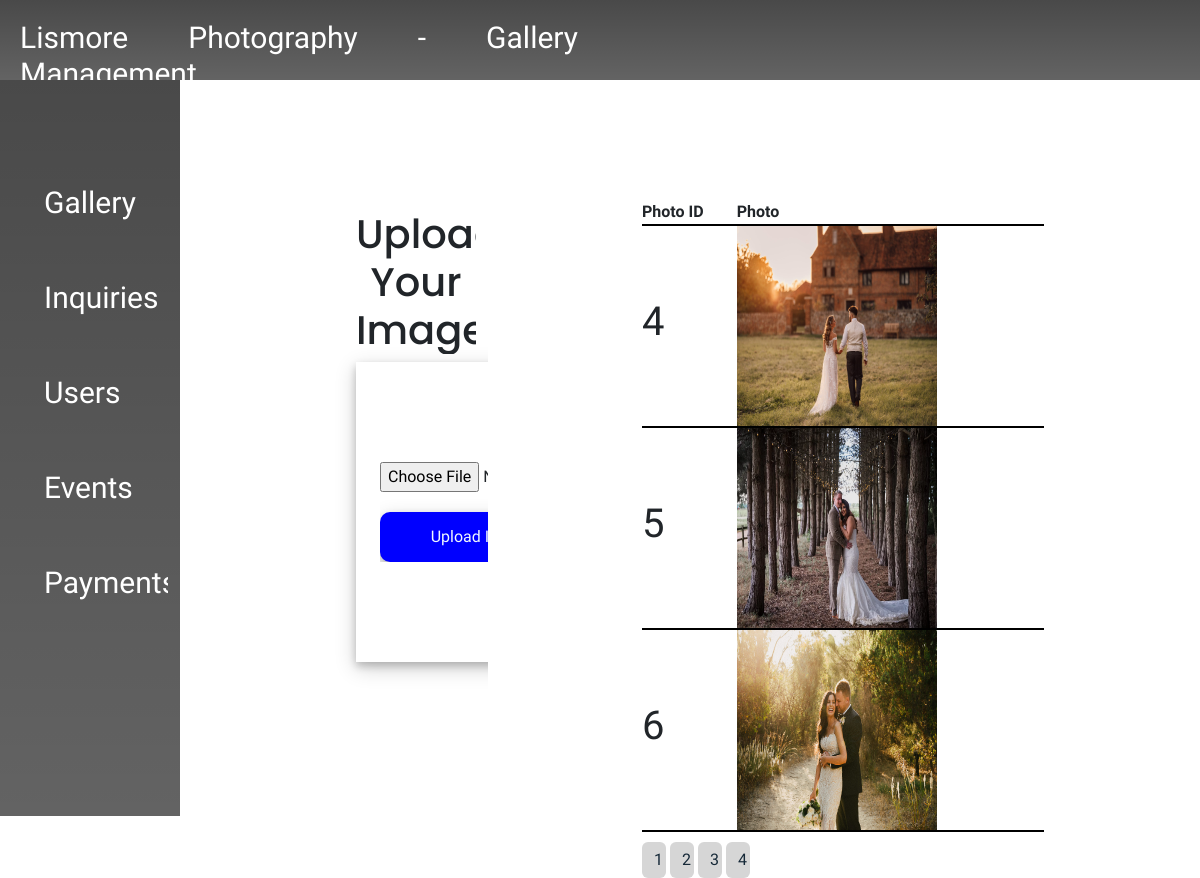
The page /admin_gallery.php?page=2 on the database its author committed.
### tables this page shows
CREATE TABLE `gallery_photos` (
  `photo_id` int NOT NULL,
  `photo_url` varchar(500) DEFAULT NULL
);

### admin_gallery.php (the view, shortened to what this page needs)
<?php
$admin_name = $_SESSION['admin_name'];
require('class.php');
$db = new database_connection();
$conn = $db->get_con();
if (isset($_GET["page"])) {
    $page = $_GET["page"];
} else {
    $page = 1;
}
$first_image = ($page - 1) * 3;
?>
<!DOCTYPE html>
<html lang="en">
<head>
    <link rel="stylesheet" href="./pages/css/gallery_management.css">
</head>
<body>
    <header>
        <div class="container-fluid header-line">
            <div class="row">
                <div class="col-sm-6 left-column">
                    <h1>Lismore Photography - Gallery Management</h1>
                </div>
                <div class="col-sm-6 right-columns justify-content-end text-end">
                    <h1><?php echo $admin_name ?></h1>
                </div>
            </div>
        </div>
    </header>
    <main>
        <div class="container-fluid main-content">
            <div class="row">
                <div class="col-sm-3 side-bar">
                    <ul class="side-bar-content">
                        <li class="side-bar-item"><a href="admin_gallery.php" class="side-bar-link">Gallery</a></li>
                        <li class="side-bar-item"><a href="admin_inquiry.php" class="side-bar-link">Inquiries</a></li>
                        <li class="side-bar-item"><a href="" class="side-bar-link">Users</a></li>
                        <li class="side-bar-item"><a href="" class="side-bar-link">Events</a></li>
                        <li class="side-bar-item"><a href="" class="side-bar-link">Payments</a></li>
                    </ul>
                </div>
                <div class="col-sm-9 upload-section">
                    <div class="container-fluid">
                        <div class="row">
                            <div class="col-sm-4 form-section">
                                <h1 class="form-topic">Upload Your Image</h1>
                                <div class="container input-form">
                                    <form class="image-upload" method="post" enctype="multipart/form-data">
                                        <input type="file" name="input_image" class="file-input"> <br>
                                        <button type="submit" class="submit-btn" name="btn-submit" value="Upload This Image">Upload Image</button>
                                    </form>
                                </div>
                            </div>
                            <div class="col-sm-2">
                            </div>
                            <div class="col-sm-6 gallery-section">
                                <table class="photo-table">
                                    <tr class="header-row">
                                        <th>Photo ID</th>
                                        <th>Photo</th>
                                    </tr>
                                    <?php
                                    $sql = "SELECT * FROM gallery_photos LIMIT $first_image,3 ";
                                    $result = $conn->query($sql);
                                    if ($result->num_rows > 0) {
                                        while ($row = $result->fetch_assoc()) {
                                    ?>
                                            <tr class="img-row">
                                                <td>
                                                    <h1><?php echo $row['photo_id']; ?></h1>
                                                </td>
                                                <td><img src="./images/<?php echo $row['photo_url']; ?>" class="table-image"></td>
                                            </tr>
                                        <?php
                                        }
                                    } else {
                                        ?>
                                        <tr>
                                            <td colspan=2>No Record Found</td>
                                        </tr>
                                    <?php
                                    }
                                    ?>
                                </table>
                                <?php
                                $sql = 'SELECT COUNT(photo_id) as count FROM gallery_photos';
                                $result = $conn->query($sql);
                                if ($result->num_rows > 0) {
                                    $row = $result->fetch_assoc();
                                    $pages = ceil($row['count'] / 3);
                                }
                                for ($i = 1; $i <= $pages; $i++) {
                                ?>
                                    <a class="btn btn-primary pagination-link" style="width:5%; height:auto; margin-top:10px;" href='admin_gallery.php?page=<?php echo $i ?>'><?php echo $i ?></a>
                                <?php
                                }
                                ?>
                            </div>
                        </div>
                    </div>
                </div>
            </div>
        </div>
    </main>
</body>
</html>

### pages/css/style.css (style rules this page uses)
* { margin: 0px; padding: 0px; text-decoration: none; list-style: none; font-family: 'work sans', sans-serif; box-sizing: border-box; overflow-x: hidden; }
:root { --main-color:#ffc83d; --primary-color: #0a1118; }
a { color: var(--primary-color); }

### pages/css/login.css (style rules this page uses)
* { margin: 0px; padding: 0px; text-decoration: none; list-style: none; font-family: 'work sans', sans-serif; box-sizing: border-box; overflow: hidden; overflow-y: hidden; }
:root { --main-color:#ffc83d; --primary-color: #0a1118; }
a { color: var(--primary-color); }
.btn { width: 100%; height: 45px; background: #d6d6d6; border: none; outline: none; border-radius: 6px; cursor: pointer; font-size: 1em; color: #162938; font-weight: 500; }

### pages/css/sign.css (style rules this page uses)
* { margin: 0px; padding: 0px; text-decoration: none; list-style: none; font-family: 'work sans', sans-serif; box-sizing: border-box; overflow: hidden; overflow-y: hidden; }
:root { --main-color:#ffc83d; --primary-color: #0a1118; }
a { color: var(--primary-color); }
.btn { width: 100%; height: 45px; background: #d6d6d6; border: none; outline: none; border-radius: 6px; cursor: pointer; font-size: 1em; color: #162938; font-weight: 500; }

### pages/css/gallery_management.css (style rules this page uses)
body { background-color: transparent; overflow: auto; }
.header-line { color:aliceblue; background-image: linear-gradient(rgba(0, 0, 0, 0.712),rgba(0, 0, 0, 0.6)); }
.header-line { height:80px; background-image: linear-gradient(rgba(0, 0, 0, 0.712),rgba(0, 0, 0, 0.61)); color:white; justify-content: space-around; text-align: justify; vertical-align: middle; padding:10px; }
.header-line h1 { font-size: 30px; padding: 10px; }
.side-bar { width: 15vw; height:92vh; background-image: linear-gradient(rgba(0, 0, 0, 0.712),rgba(0, 0, 0, 0.61)); }
.side-bar .side-bar-content { list-style-type: none; margin-top: 100px; }
.side-bar .side-bar-content .side-bar-item { margin-bottom: 50px; }
.side-bar-link { text-decoration: none; color:white; cursor: pointer; font-size: 30px; }
.side-bar-link::before { content: ''; height:60px; width:5px; background-color: white; position: absolute; left:0px; opacity:0; }
.photo-table { width:100%; }
.photo-table .header-row { border-bottom: 2px Solid Black; }
.img-row { border-bottom: 2px Solid Black; padding: 10px; }
.gallery-section { margin-top:120px; }
.table-image { height:200px; width:200px; }
.form-topic { margin-top:130px; font-family: 'Poppins', sans-serif; text-align: center; margin-left:140px; }
.input-form { width:300px; height:300px; margin-left:140px; box-shadow: 0 4px 8px 0 rgba(0, 0, 0, 0.2), 0 6px 20px 0 rgba(0, 0, 0, 0.19); }
.submit-btn { background-color: blue; color:aliceblue; border: 0px; box-shadow: 0 4px 8px 0 rgba(0, 0, 0, 0.2), 0 6px 20px 0 rgba(0, 0, 0, 0.19); width:200px; height:50px; border-radius: 10px; }
.file-input { margin-top: 100px; width:400px; height:50px; background-color: transparent; }
a.pagination-link { width:5%; }

### class.php (style rules this page uses)
body { background-color: black; }

### rows shown on the page
gallery_photos: photo_id "4", photo_url (picture)
gallery_photos: photo_id "5", photo_url (picture)
gallery_photos: photo_id "6", photo_url (picture)
